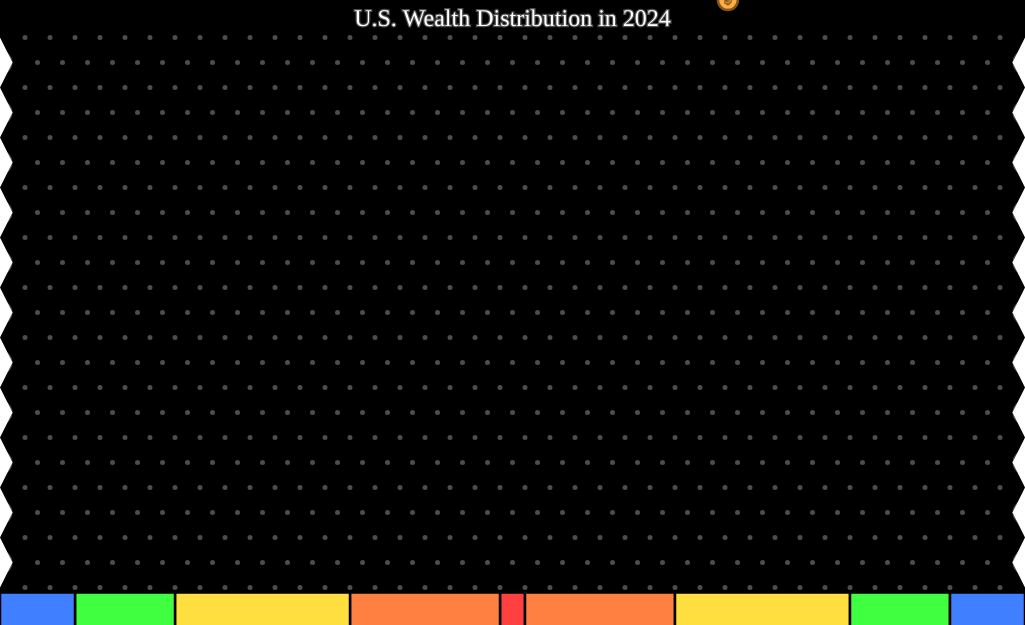
Frame 1 (no input)
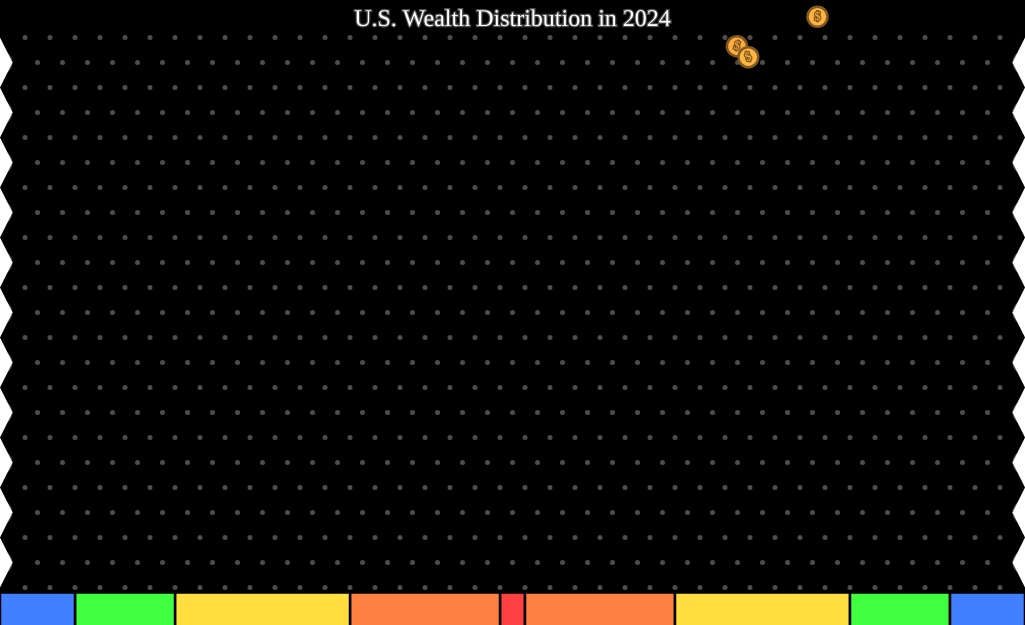
Frame 60 (no input)
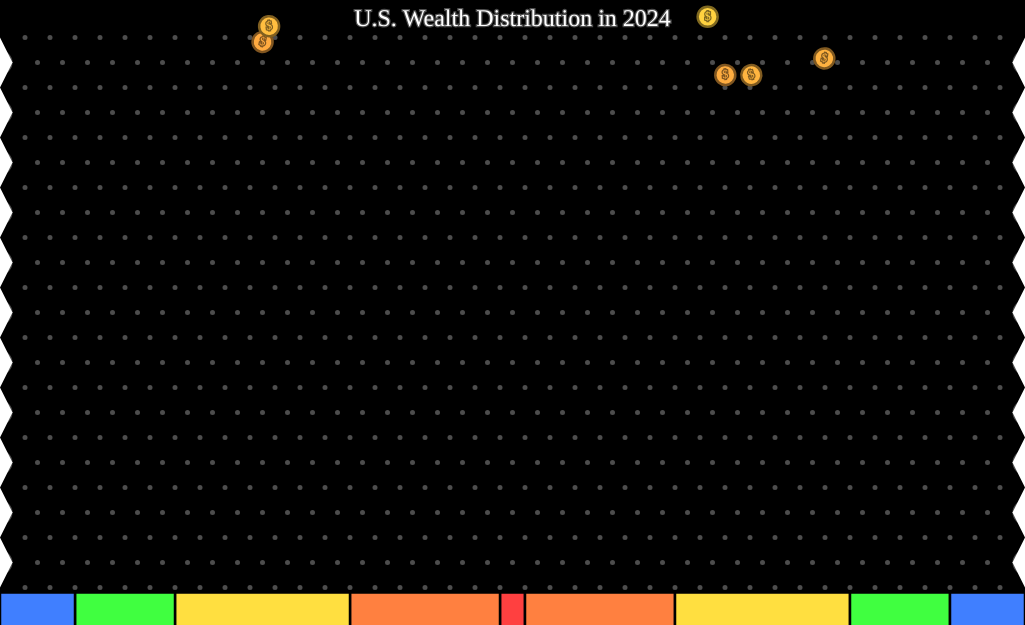
Frame 120 (the mouse pressed at the canvas centre since frame 60)

The p5.js sketch that drew these frames (run headless with seeded random() and noise() and a simulated clock; from frame 60 on, the mouse is pressed at the canvas centre):

// p5.js sketch
// ── sketch.js
// sketch.js - Experiment 5: Grammars & Text Art
// Author: Lyle Watkins
// Date: 2/17/2025

const htmlCanvas = document.getElementById("experiment");

// Constants
const CANVAS_WIDTH = 1025;
const CANVAS_HEIGHT = 625;
const PUCK_SIZE = 20;
const PEG_SIZE = 5;
const PEG_MASS = 10;
const PUCK_MASS = 0.6;
const PEG_SPACING = 25;
const BG_COLOR = 0;
const PEG_COLOR = {h: 0, s: 0, b: 30};
const TRIANGLE_COLOR = {h: 0, s: 0, b: 100};
const STROKE_WEIGHT = 2.5;
const TEXT_PADDING = 30;
const GRAVITY = 0.08;
const DROP_FREQ = 20;
const DRAG = 200;

// Globals
let pucks = [];
let pegs = [];
let triangles = [];
let buckets = [];

let dropCounter = 0;

function randomPosition() {
  let x = random(0 + PUCK_SIZE / 2, width - PUCK_SIZE / 2);
  return createVector(x, 0);
}

function randomColor() {
  let h = random(30, 50);
  return {h: h, s: 75, b: 100};
}

function setup() {
  createCanvas(CANVAS_WIDTH, CANVAS_HEIGHT, htmlCanvas);
  frameRate(60);
  strokeWeight(STROKE_WEIGHT);
  angleMode(DEGREES);
  textAlign(CENTER, CENTER);
  colorMode(HSB);
  
  // Create pegs
  let rows = width / PEG_SPACING;
  let cols = height / PEG_SPACING;
  let minX = PEG_SPACING - PEG_SPACING / 2;
  let maxX = rows * PEG_SPACING - PEG_SPACING / 2;
  let minY = PEG_SPACING - PEG_SPACING / 2;
  let maxY = cols * PEG_SPACING - PEG_SPACING / 2;
  for (let i = 0; i <= rows; i++) {
    for (let j = 0; j <= cols; j++) {
      let pegPos = createVector(i * PEG_SPACING - PEG_SPACING / 2, j * PEG_SPACING - PEG_SPACING / 2);
      if (j % 2 == 0) pegPos.x += width / rows / 2;
      
      // Only add pegs if position is within allowed x and y coordinates
      if (pegPos.x > minX && pegPos.x < maxX && pegPos.y > minY && pegPos.y < maxY) {
        let peg = new Peg(pegPos, PEG_SIZE);
        pegs.push(peg);
      }
    }
  }
  
  // Create edge triangles
  for (let i = 2; i <= cols - 2; i+= 2) {
    // Left side triangle
    let triPos = createVector(PEG_SPACING - PEG_SPACING / 2, i * PEG_SPACING - PEG_SPACING / 2);
    let tri = new Triangle(triPos, false);
    triangles.push(tri);
    
    // Right side triangle
    triPos = createVector(rows * PEG_SPACING - PEG_SPACING / 2, i * PEG_SPACING - PEG_SPACING / 2);
    tri = new Triangle(triPos, true);
    triangles.push(tri);
  }
  
  // Create buckets
  // Bottom 50%
  let col = {h: 0, s: 75, b: 100};
  let pos = createVector(width / 2 - PEG_SPACING / 2, maxY - PEG_SPACING + PEG_SIZE);
  let bottom50 = new Bucket(pos, col, 1, "Bottom 50%", "2.5% of wealth");
  buckets.push(bottom50);
  
  // 50-90%
  col = {h: 20, s: 75, b: 100};
  pos = createVector(width / 2 - PEG_SPACING * 6.5, maxY - PEG_SPACING + PEG_SIZE);
  let _50to90Left = new Bucket(pos, col, 6, "50-90%", "30.8% of wealth");
  pos = createVector(width / 2 + PEG_SPACING / 2, maxY - PEG_SPACING + PEG_SIZE);
  let _50to90Right = new Bucket(pos, col, 6, "50-90%", "30.8% of wealth");
  buckets.push(_50to90Left);
  buckets.push(_50to90Right);
  
  // 90-99%
  col = {h: 50, s: 75, b: 100};
  pos = createVector(width / 2 - PEG_SPACING * 13.5, maxY - PEG_SPACING + PEG_SIZE);
  let _90to99Left = new Bucket(pos, col, 7, "90-99%", "36.5% of wealth");
  pos = createVector(width / 2 + PEG_SPACING * 6.5, maxY - PEG_SPACING + PEG_SIZE);
  let _90to99Right = new Bucket(pos, col, 7, "90-99%", "36.5% of wealth");
  buckets.push(_90to99Left);
  buckets.push(_90to99Right);
  
  // 99-99.9%
  col = {h: 120, s: 75, b: 100};
  pos = createVector(width / 2 - PEG_SPACING * 17.5, maxY - PEG_SPACING + PEG_SIZE);
  let _99to99Left = new Bucket(pos, col, 4, "99-99.9%", "16.7% of wealth");
  pos = createVector(width / 2 + PEG_SPACING * 13.5, maxY - PEG_SPACING + PEG_SIZE);
  let _99to99Right = new Bucket(pos, col, 4, "99-99.9%", "16.7% of wealth");
  buckets.push(_99to99Left);
  buckets.push(_99to99Right);
  
  // Top 0.1%
  col = {h: 220, s: 75, b: 100};
  pos = createVector(width / 2 - PEG_SPACING * 20.5, maxY - PEG_SPACING + PEG_SIZE);
  let topTenthLeft = new Bucket(pos, col, 3, "Top 0.1%", "13.5% of wealth");
  pos = createVector(width / 2 + PEG_SPACING * 17.5, maxY - PEG_SPACING + PEG_SIZE);
  let topTenthRight = new Bucket(pos, col, 3, "Top 0.1%", "13.5% of wealth");
  buckets.push(topTenthLeft);
  buckets.push(topTenthRight);
}

function draw() {
  background(BG_COLOR);
  
  // Title
  textSize(24);
  textFont('Georgia');
  stroke(PEG_COLOR.h, PEG_COLOR.s, PEG_COLOR.b);
  fill(255);
  text("U.S. Wealth Distribution in 2024", width / 2, 20);
  
  // Drop pucks every DROP_FREQ frames
  if (dropCounter == 0) {
    let puck = new Puck();
    pucks.push(puck);
    dropCounter = DROP_FREQ;
  }
  dropCounter--;
  
  for (let puck of pucks) {
    // Check puck-peg collisions
    for (let peg of pegs) dynamicStaticCircleCollision(puck, peg);
    
    // Check puck-wall collisions
    if (puck.pos.x < 0 + puck.rad) {
      puck.setPosition(0 + puck.rad, puck.pos.y);
      let n = createVector(1, 0);
      let newVel = p5.Vector.reflect(puck.vel, n);
      puck.bounce(newVel.x, newVel.y);
    } else if (puck.pos.x > width - puck.rad) {
      puck.setPosition(width - puck.rad, puck.pos.y);
      let n = createVector(-1, 0);
      let newVel = p5.Vector.reflect(puck.vel, n);
      puck.bounce(newVel.x, newVel.y);
    }
  }
  
  // Draw pegs
  for (let peg of pegs) peg.draw();
  
  // Draw buckets
  for (let bucket of buckets) bucket.draw();
  
  // Draw triangles
  for (let tri of triangles) tri.draw();
  
  // Update and draw pucks
  for (let puck of pucks) {
    puck.update();
    puck.draw();
  }
  
  // Remove pucks that have fallen off-screen
  for (let puck of pucks) {
    if (puck.pos.y > height + puck.rad) {
      let i = pucks.indexOf(puck);
      pucks.splice(i, 1);
    }
  }
}

function dynamicStaticCircleCollision(c1, c2) {
  if (c1.pos.dist(c2.pos) < c1.rad + c2.rad) {
    // Approximate new position of puck
    let yDir = (c1.pos.y - c2.pos.y) / abs(c1.pos.y - c2.pos.y);
    let overlap = c1.rad + c2.rad - c1.pos.dist(c2.pos);
    let y = c1.pos.y + yDir * overlap;

    c1.setPosition(c1.pos.x, y);

    // Calculate new velocity of c1
    let collisionDist = sqrt((c2.pos.x - c1.pos.x) ** 2 + (c2.pos.y - c1.pos.y) ** 2); 
    let nx = (c2.pos.x - c1.pos.x) / collisionDist;
    let ny = (c2.pos.y - c1.pos.y) / collisionDist;
    let p = 2 * (c1.vel.x * nx + c1.vel.y * ny);
    let vx = c1.vel.x - p * c1.mass * nx - p * c2.mass * nx / DRAG; 
    let vy = c1.vel.y - p * c1.mass * ny - p * c2.mass * ny / DRAG;

    c1.bounce(vx, vy);
  }
}

class Puck {
  constructor() {
    this.pos = randomPosition();
    this.rad = PUCK_SIZE / 2;
    this.vel = createVector(0, 0, 0);
    this.acc = createVector(0, GRAVITY, 0);
    this.rot = 0;
    this.aVel = 0;
    this.mass = PUCK_MASS;
    this.col = randomColor();
  }
  
  update() {
    this.vel.add(this.acc);
    this.pos.add(this.vel);
    this.aVel = this.vel.x * 1.5;
    this.rot += this.aVel;
  }
  
  setPosition(x, y) {
    this.pos = createVector(x, y);
  }
  
  bounce(vx, vy) {
    this.vel = createVector(vx, vy);
  }
  
  draw() {
    push();
    translate(this.pos.x, this.pos.y);
    rotate(this.rot);
    stroke(this.col.h, this.col.s, this.col.b / 2);
    fill(this.col.h, this.col.s, this.col.b);
    circle(0, 0, this.rad * 2);
    textSize(12);
    text('$', 0, 0);
    pop();
  }
}

class Peg {
  constructor(pos, size) {
    this.pos = pos;
    this.rad = size / 2;
    this.col = PEG_COLOR;
    this.mass = PEG_MASS;
  }
  
  draw() {
    noStroke();
    fill(this.col.h, this.col.s, this.col.b);
    circle(this.pos.x, this.pos.y, this.rad * 2);
  }
}

class Triangle {
  constructor(pos, flipped) {
    this.pos = pos;
    let pegPos;
    if (flipped) {
      this.p1 = createVector(pos.x + PEG_SPACING / 2, pos.y);
      this.p2 = createVector(pos.x + PEG_SPACING / 2, pos.y + PEG_SPACING * 2);
      this.p3 = createVector(pos.x, pos.y + PEG_SPACING);
      
      // Set hidden peg position
      pegPos = createVector(this.pos.x + PEG_SPACING / 2, this.pos.y + PEG_SPACING);
    } else {
      this.p1 = createVector(pos.x - PEG_SPACING / 2, pos.y);
      this.p2 = createVector(pos.x - PEG_SPACING / 2, pos.y + PEG_SPACING * 2);
      this.p3 = createVector(pos.x, pos.y + PEG_SPACING);
      
      // Set hidden peg position
      pegPos = createVector(this.pos.x - PEG_SPACING / 2, this.pos.y + PEG_SPACING);
    }
    this.col = TRIANGLE_COLOR;
    
    // Add a hidden peg as a collider
    this.collider = new Peg(pegPos, PEG_SIZE * 5);
    pegs.push(this.collider);
  }
  
  draw() {
    noStroke();
    fill(this.col.h, this.col.s, this.col.b);
    triangle(this.p1.x, this.p1.y, this.p2.x, this.p2.y, this.p3.x, this.p3.y);
  }
}

class Bucket {
  constructor(pos, col, size, category, wealth) {
    this.pos = pos;
    this.col = col;
    this.size = size;
    this.category = category;
    this.wealth = wealth;
  }
  
  draw() {
    fill(this.col.h, this.col.s, this.col.b);
    stroke(BG_COLOR);
    rect(this.pos.x, this.pos.y, PEG_SPACING * this.size, PEG_SPACING * 3);
    if (mouseX > this.pos.x && mouseX < this.pos.x + PEG_SPACING * this.size) {
      if (mouseY > this.pos.y) {
        // Category heading
        let textPos = createVector(this.pos.x + PEG_SPACING * this.size / 2, this.pos.y - PEG_SPACING / 2 - TEXT_PADDING);
        if (this.pos.x == 0) textPos.x += TEXT_PADDING * 2;
        if (this.pos.x == width - PEG_SPACING * this.size) textPos.x -= TEXT_PADDING * 2;
        stroke(this.col.h, this.col.s, this.col.b / 2);
        text(this.category, textPos.x, textPos.y);
        
        // Wealth % subtext
        textPos.y += TEXT_PADDING;
        textSize(16);
        fill(255);
        stroke(PEG_COLOR.h, PEG_COLOR.s, PEG_COLOR.b);
        text("holds " + this.wealth, textPos.x, textPos.y);
      }
    }
  }
}
